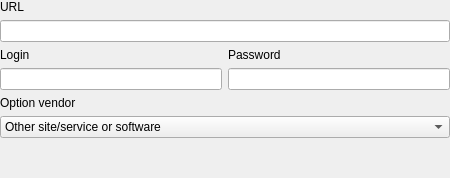
         <widget class="QWidget" name="tab_webdav">
          <attribute name="title">
           <string notr="true">WebDAV</string>
          </attribute>
          <layout class="QVBoxLayout" name="verticalLayout_10">
           <property name="leftMargin">
            <number>0</number>
           </property>
           <property name="topMargin">
            <number>0</number>
           </property>
           <property name="rightMargin">
            <number>0</number>
           </property>
           <property name="bottomMargin">
            <number>0</number>
           </property>
           <item>
            <widget class="QLabel" name="label_7">
             <property name="text">
              <string>URL</string>
             </property>
            </widget>
           </item>
           <item>
            <widget class="QLineEdit" name="lineEdit_webdav_url"/>
           </item>
           <item>
            <layout class="QHBoxLayout" name="horizontalLayout">
             <item>
              <layout class="QVBoxLayout" name="verticalLayout_11">
               <item>
                <widget class="QLabel" name="label_8">
                 <property name="text">
                  <string>Login</string>
                 </property>
                </widget>
               </item>
               <item>
                <widget class="QLineEdit" name="lineEdit_webdav_login"/>
               </item>
              </layout>
             </item>
             <item>
              <layout class="QVBoxLayout" name="verticalLayout_13">
               <item>
                <widget class="QLabel" name="label_9">
                 <property name="text">
                  <string>Password</string>
                 </property>
                </widget>
               </item>
               <item>
                <widget class="QLineEdit" name="lineEdit_webdav_password">
                 <property name="echoMode">
                  <enum>QLineEdit::EchoMode::Password</enum>
                 </property>
                </widget>
               </item>
              </layout>
             </item>
            </layout>
           </item>
           <item>
            <widget class="QLabel" name="label_10">
             <property name="text">
              <string>Option vendor</string>
             </property>
            </widget>
           </item>
           <item>
            <widget class="QComboBox" name="comboBox_webdav_vendor">
             <item>
              <property name="text">
               <string extracomment="other">Other site/service or software</string>
              </property>
             </item>
             <item>
              <property name="text">
               <string notr="true" extracomment="fastmail">Fastmail Files</string>
              </property>
             </item>
             <item>
              <property name="text">
               <string notr="true" extracomment="nextcloud">Nextcloud</string>
              </property>
             </item>
             <item>
              <property name="text">
               <string notr="true" extracomment="owncloud">Owncloud</string>
              </property>
             </item>
             <item>
              <property name="text">
               <string extracomment="sharepoint">Sharepoint Online, authenticated by Microsoft account</string>
              </property>
             </item>
             <item>
              <property name="text">
               <string extracomment="sharepoint-ntlm">Sharepoint with NTLM authentication, usually self-hosted or on-premises</string>
              </property>
             </item>
             <item>
              <property name="text">
               <string extracomment="rclone">rclone WebDAV server to serve a remote over HTTP via the WebDAV protocol</string>
              </property>
             </item>
            </widget>
           </item>
           <item>
            <spacer name="verticalSpacer_5">
             <property name="orientation">
              <enum>Qt::Orientation::Vertical</enum>
             </property>
             <property name="sizeHint" stdset="0">
              <size>
               <width>20</width>
               <height>40</height>
              </size>
             </property>
            </spacer>
           </item>
          </layout>
         </widget>
